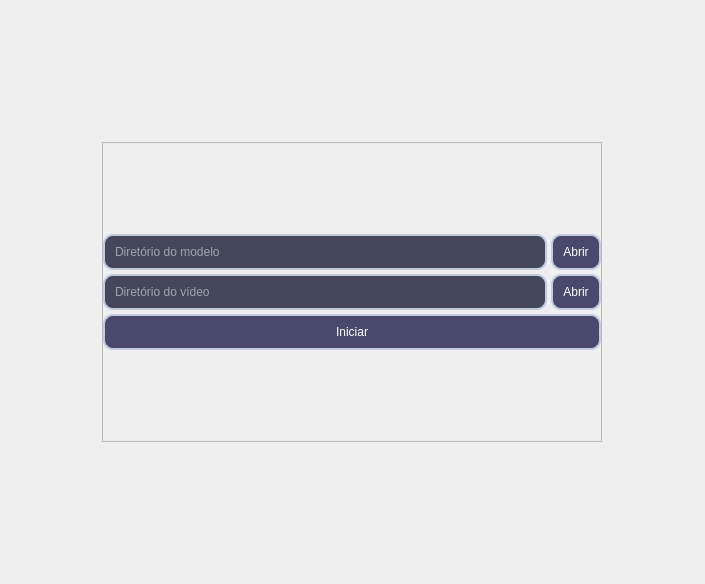
<?xml version="1.0" encoding="UTF-8"?>
<ui version="4.0">
 <class>AppPages</class>
 <widget class="QStackedWidget" name="AppPages">
  <property name="geometry">
   <rect>
    <x>0</x>
    <y>0</y>
    <width>705</width>
    <height>584</height>
   </rect>
  </property>
  <property name="windowTitle">
   <string>StackedWidget</string>
  </property>
  <widget class="QWidget" name="page_1">
   <layout class="QVBoxLayout" name="verticalLayout">
    <item alignment="Qt::AlignHCenter">
     <widget class="QFrame" name="frame">
      <property name="minimumSize">
       <size>
        <width>500</width>
        <height>300</height>
       </size>
      </property>
      <property name="maximumSize">
       <size>
        <width>500</width>
        <height>300</height>
       </size>
      </property>
      <property name="frameShape">
       <enum>QFrame::StyledPanel</enum>
      </property>
      <property name="frameShadow">
       <enum>QFrame::Raised</enum>
      </property>
      <layout class="QVBoxLayout" name="verticalLayout_4">
       <property name="spacing">
        <number>4</number>
       </property>
       <property name="leftMargin">
        <number>0</number>
       </property>
       <property name="topMargin">
        <number>0</number>
       </property>
       <property name="rightMargin">
        <number>0</number>
       </property>
       <property name="bottomMargin">
        <number>0</number>
       </property>
       <item>
        <layout class="QGridLayout" name="gridLayout">
         <item row="1" column="1">
          <widget class="QPushButton" name="btn_dir_vid">
           <property name="minimumSize">
            <size>
             <width>50</width>
             <height>36</height>
            </size>
           </property>
           <property name="maximumSize">
            <size>
             <width>16777215</width>
             <height>36</height>
            </size>
           </property>
           <property name="styleSheet">
            <string notr="true">QPushButton {
	background-color: rgb(73, 73, 109);
	padding: 8px;
	border: 2px solid #c3ccdf;
	color: rgb(255, 255, 255);
	border-radius: 10px;
}

QPushButton:hover {
	background-color: rgb(76, 130, 255);
}

QPushButton:pressed {
	background-color: rgb(41, 83, 124);
}</string>
           </property>
           <property name="text">
            <string>Abrir</string>
           </property>
          </widget>
         </item>
         <item row="0" column="0">
          <widget class="QLineEdit" name="line_dir_model">
           <property name="minimumSize">
            <size>
             <width>0</width>
             <height>36</height>
            </size>
           </property>
           <property name="maximumSize">
            <size>
             <width>16777215</width>
             <height>36</height>
            </size>
           </property>
           <property name="styleSheet">
            <string notr="true">QLineEdit {
	background-color: rgb(68, 71, 90);
	padding: 8px;
	border: 2px solid #c3ccdf;
	color: rgb(255, 255, 255);
	border-radius: 10px;
}</string>
           </property>
           <property name="placeholderText">
            <string>Diretório do modelo</string>
           </property>
          </widget>
         </item>
         <item row="0" column="1">
          <widget class="QPushButton" name="btn_dir_model">
           <property name="minimumSize">
            <size>
             <width>50</width>
             <height>36</height>
            </size>
           </property>
           <property name="maximumSize">
            <size>
             <width>16777215</width>
             <height>36</height>
            </size>
           </property>
           <property name="styleSheet">
            <string notr="true">QPushButton {
	background-color: rgb(73, 73, 109);
	padding: 8px;
	border: 2px solid #c3ccdf;
	color: rgb(255, 255, 255);
	border-radius: 10px;
}

QPushButton:hover {
	background-color: rgb(76, 130, 255);
}

QPushButton:pressed {
	background-color: rgb(41, 83, 124);
}</string>
           </property>
           <property name="text">
            <string>Abrir</string>
           </property>
          </widget>
         </item>
         <item row="1" column="0">
          <widget class="QLineEdit" name="line_dir_video">
           <property name="minimumSize">
            <size>
             <width>0</width>
             <height>36</height>
            </size>
           </property>
           <property name="maximumSize">
            <size>
             <width>16777215</width>
             <height>36</height>
            </size>
           </property>
           <property name="styleSheet">
            <string notr="true">QLineEdit {
	background-color: rgb(68, 71, 90);
	padding: 8px;
	border: 2px solid #c3ccdf;
	color: rgb(255, 255, 255);
	border-radius: 10px;
}</string>
           </property>
           <property name="placeholderText">
            <string>Diretório do vídeo</string>
           </property>
          </widget>
         </item>
         <item row="2" column="0" colspan="2">
          <widget class="QPushButton" name="btn_start">
           <property name="minimumSize">
            <size>
             <width>0</width>
             <height>36</height>
            </size>
           </property>
           <property name="maximumSize">
            <size>
             <width>16777215</width>
             <height>36</height>
            </size>
           </property>
           <property name="styleSheet">
            <string notr="true">QPushButton {
	background-color: rgb(73, 73, 109);
	padding: 8px;
	border: 2px solid #c3ccdf;
	color: rgb(255, 255, 255);
	border-radius: 10px;
}

QPushButton:hover {
	background-color: rgb(76, 130, 255);
}

QPushButton:pressed {
	background-color: rgb(41, 83, 124);
}</string>
           </property>
           <property name="text">
            <string>Iniciar</string>
           </property>
          </widget>
         </item>
        </layout>
       </item>
      </layout>
     </widget>
    </item>
   </layout>
  </widget>
  <widget class="QWidget" name="page_2">
   <layout class="QVBoxLayout" name="verticalLayout_2">
    <item>
     <widget class="QLabel" name="label_2">
      <property name="autoFillBackground">
       <bool>false</bool>
      </property>
      <property name="text">
       <string>Treinamento</string>
      </property>
      <property name="alignment">
       <set>Qt::AlignCenter</set>
      </property>
     </widget>
    </item>
   </layout>
  </widget>
  <widget class="QWidget" name="page_3">
   <layout class="QVBoxLayout" name="verticalLayout_3">
    <item>
     <widget class="QLabel" name="label_3">
      <property name="text">
       <string>Configuração</string>
      </property>
      <property name="alignment">
       <set>Qt::AlignCenter</set>
      </property>
     </widget>
    </item>
   </layout>
  </widget>
 </widget>
 <resources/>
 <connections/>
</ui>
